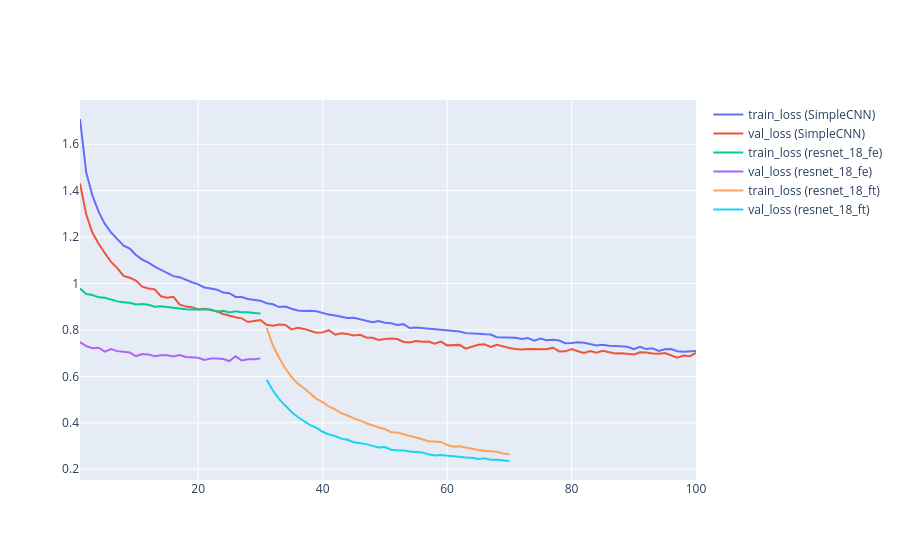

Notebook source saved alongside this figure:
### Code cell
fig_loss = go.Figure()
for m_name in metrics_logs.keys():
    fig_loss.add_trace(go.Scatter(x=metrics_logs[m_name]['epoch'], y=metrics_logs[m_name]['train_loss'], mode='lines', name=f'train_loss ({m_name})'))
    fig_loss.add_trace(go.Scatter(x=metrics_logs[m_name]['epoch'], y=metrics_logs[m_name]['val_loss'], mode='lines', name=f'val_loss ({m_name})'))
fig_loss.show()
